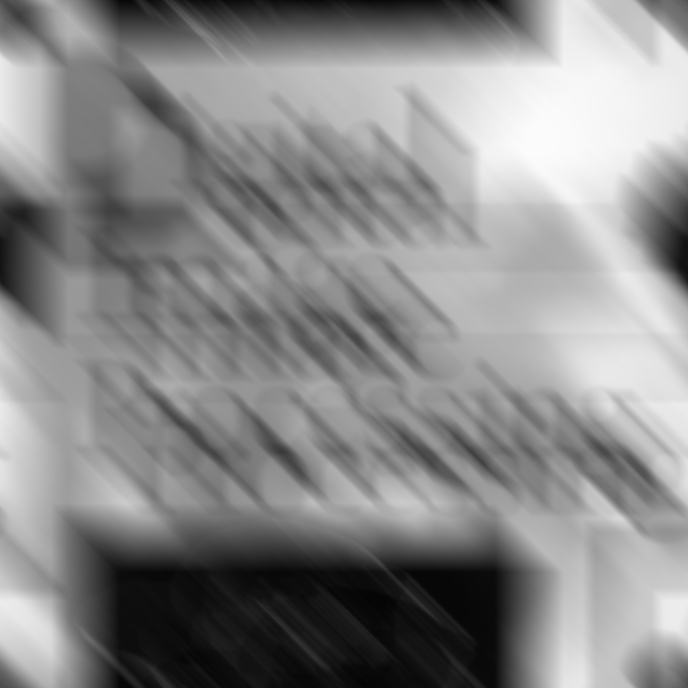
//> input picture fisheye/textbook_blur00065_688x688_1.png, 688 x 688 px
$ ./Source   (built with g++ and OpenCV 4)
//> lines starting //> are read from the running program, lines starting //| are printed output that depends on the picture
#define _CRT_SECURE_NO_DEPRECATE //去除fopen報警告
#include <stdio.h>
#include <cv.h>
#include <highgui.h>
#include <iostream>
#include <fstream>
#include <string>
using namespace cv;
using namespace std;
#define kappa 10000


// [24 lines left out: function sampleImage, not called in this run]
float xscale;
float yscale;
float xshift;
float yshift;
// [12 lines left out: functions getRadialX, getRadialY, not called in this run]
float thresh = 1;
// [201 lines left out: functions calc_shift, openRaw, Q1, Q1_2, not called in this run]

Mat HW6_2_1()
{
int height,width,step,channels,depth;
uchar* data1;
CvMat *dft_A;
CvMat *dft_B;
CvMat *dft_C;
IplImage* im;
IplImage* im1;
IplImage* image_ReB;
IplImage* image_ImB;

IplImage* image_ReC;
IplImage* image_ImC;
IplImage* complex_ImC;
CvScalar val;
IplImage* k_image_hdr;
int i,j,k;

FILE *fp;
fp = fopen("test.txt","w+");
int dft_M,dft_N;
int dft_M1,dft_N1;

CvMat* cvShowDFT1(IplImage*, int, int,char*);
void cvShowInvDFT1(IplImage*, CvMat*, int, int,char*);

im1 = cvLoadImage("textbook_blur00065_688x688_1.png");
//> im1 is the input picture: 688 rows x 688 cols, CV_8UC3; min 4, max 252, mean 137.8
cvNamedWindow("Original-Color", 0);
cvShowImage("Original-Color", im1);
im = cvLoadImage("textbook_blur00065_688x688_1.png", CV_LOAD_IMAGE_GRAYSCALE );


cvNamedWindow("Original-Gray", 0);
cvShowImage("Original-Gray", im);
IplImage* k_image;
int rowLength= 11;
long double kernels[11*11];
CvMat kernel;
int x,y;
long double PI_F=3.14159265358979;

//long double SIGMA = 0.84089642;
long double SIGMA = 0.014089642;
//long double SIGMA = 0.00184089642;
long double EPS = 2.718;
long double numerator,denominator;
long double value,value1;
long double a,b,c,d;

numerator = (pow((float)-3,2) + pow((float) 0,2))/(2*pow((float)SIGMA,2));
printf("Numerator=%f\n",numerator);
denominator = sqrt((float) (2 * PI_F * pow(SIGMA,2)));
printf("denominator=%1.8f\n",denominator);

value = (pow((float)EPS, (float)-numerator))/denominator;
printf("Value=%1.8f\n",value);
for(x = -5; x < 6; x++){
for (y = -5; y < 6; y++)
{
//numerator = (pow((float)x,2) + pow((float) y,2))/(2*pow((float)SIGMA,2));
numerator = (pow((float)x,2) + pow((float)y,2))/(2.0*pow(SIGMA,2));
denominator = sqrt((2.0 * 3.14159265358979 * pow(SIGMA,2)));
value = (pow(EPS,-numerator))/denominator;
printf(" %1.8f ",value);
kernels[x*rowLength +y+55] = (float)value;

}
printf("\n");
}
printf("———————————\n");
for (i=-5; i < 6; i++){
for(j=-5;j < 6;j++){
printf(" %1.8f ",kernels[i*rowLength +j+55]);
}
printf("\n");
}
kernel= cvMat(rowLength, // number of rows
rowLength, // number of columns
CV_32FC1, // matrix data type
&kernels);
k_image_hdr = cvCreateImageHeader( cvSize(rowLength,rowLength), IPL_DEPTH_32F,1);
k_image = cvGetImage(&kernel,k_image_hdr);

height = k_image->height;
width = k_image->width;
step = k_image->widthStep/sizeof(float);
depth = k_image->depth;
channels = k_image->nChannels;
//data1 = (float *)(k_image->imageData);
data1 = (uchar *)(k_image->imageData);
cvNamedWindow("blur kernel", 0);
cvShowImage("blur kernel", k_image);

dft_M = cvGetOptimalDFTSize( im->height - 1 );
//> dft_M = 720
dft_N = cvGetOptimalDFTSize( im->width - 1 );
//> dft_N = 720
//dft_M1 = cvGetOptimalDFTSize( im->height+99 – 1 );
//dft_N1 = cvGetOptimalDFTSize( im->width+99 – 1 );
dft_M1 = cvGetOptimalDFTSize( im->height+3 - 1 );
//> dft_M1 = 720
dft_N1 = cvGetOptimalDFTSize( im->width+3 - 1 );
//> dft_N1 = 720
printf("dft_N1=%d,dft_M1=%d\n",dft_N1,dft_M1);
//| dft_N1=720,dft_M1=720

// Perform DFT of original image
dft_A = cvShowDFT1(im, dft_M1, dft_N1,"original");
//Perform inverse (check)
//cvShowInvDFT1(im,dft_A,dft_M1,dft_N1, "original"); – Commented as it overwrites the DFT
// Perform DFT of kernel
dft_B = cvShowDFT1(k_image,dft_M1,dft_N1,"kernel");
//Perform inverse of kernel (check)
//cvShowInvDFT1(k_image,dft_B,dft_M1,dft_N1, "kernel");//- Commented as it overwrites the DFT
// Multiply numerator with complex conjugate
dft_C = cvCreateMat( dft_M1, dft_N1, CV_64FC2 );
printf("%d %d %d %d\n",dft_M,dft_N,dft_M1,dft_N1);

// Multiply DFT(blurred image) * complex conjugate of blur kernel
cvMulSpectrums(dft_A,dft_B,dft_C,CV_DXT_MUL_CONJ);
//cvShowInvDFT1(im,dft_C,dft_M1,dft_N1,"blur1?);

// Split Fourier in real and imaginary parts
image_ReC = cvCreateImage( cvSize(dft_N1, dft_M1), IPL_DEPTH_64F, 1);
image_ImC = cvCreateImage( cvSize(dft_N1, dft_M1), IPL_DEPTH_64F, 1);
complex_ImC = cvCreateImage( cvSize(dft_N1, dft_M1), IPL_DEPTH_64F, 2);
printf("%d %d %d %d\n", dft_M,dft_N,dft_M1,dft_N1);
//cvSplit( dft_C, image_ReC, image_ImC, 0, 0 );
cvSplit( dft_C, image_ReC, image_ImC, 0, 0 );

// Compute A^2 + B^2 of denominator or blur kernel
image_ReB = cvCreateImage( cvSize(dft_N1, dft_M1), IPL_DEPTH_64F, 1);
image_ImB = cvCreateImage( cvSize(dft_N1, dft_M1), IPL_DEPTH_64F, 1);

// Split Real and imaginary parts
cvSplit( dft_B, image_ReB, image_ImB, 0, 0 );
cvPow( image_ReB, image_ReB, 2.0);
cvPow( image_ImB, image_ImB, 2.0);
cvAdd(image_ReB, image_ImB, image_ReB,0);
val = cvScalarAll(kappa);
cvAddS(image_ReB,val,image_ReB,0);
//Divide Numerator/A^2 + B^2
cvDiv(image_ReC, image_ReB, image_ReC, 1.0);
cvDiv(image_ImC, image_ReB, image_ImC, 1.0);

// Merge Real and complex parts
cvMerge(image_ReC, image_ImC, NULL, NULL, complex_ImC);
// Perform Inverse
cvShowInvDFT1(im, (CvMat *)complex_ImC,dft_M1,dft_N1,"Weiner o/p k=10000 SIGMA=0.014089642");
cvSaveImage("HW6_2_1.png",im);
cvWaitKey(0);

return im;
}

CvMat* cvShowDFT1(IplImage* im, int dft_M, int dft_N,char* src)
{
//> called with dft_M = 720, dft_N = 720, src = "original"
IplImage* realInput;
IplImage* imaginaryInput;
IplImage* complexInput;
CvMat* dft_A, tmp;
IplImage* image_Re;
IplImage* image_Im;
char str[80];
double m, M;
realInput = cvCreateImage( cvGetSize(im), IPL_DEPTH_64F, 1);
imaginaryInput = cvCreateImage( cvGetSize(im), IPL_DEPTH_64F, 1);
complexInput = cvCreateImage( cvGetSize(im), IPL_DEPTH_64F, 2);
cvScale(im, realInput, 1.0, 0.0);
cvZero(imaginaryInput);
cvMerge(realInput, imaginaryInput, NULL, NULL, complexInput);

dft_A = cvCreateMat( dft_M, dft_N, CV_64FC2 );
image_Re = cvCreateImage( cvSize(dft_N, dft_M), IPL_DEPTH_64F, 1);
image_Im = cvCreateImage( cvSize(dft_N, dft_M), IPL_DEPTH_64F, 1);

// copy A to dft_A and pad dft_A with zeros
cvGetSubRect( dft_A, &tmp, cvRect(0,0, im->width, im->height));
cvCopy( complexInput, &tmp, NULL );
if( dft_A->cols > im->width )
{
cvGetSubRect( dft_A, &tmp, cvRect(im->width,0, dft_A->cols - im->width, im->height));
cvZero( &tmp );
}
// no need to pad bottom part of dft_A with zeros because of
// use nonzero_rows parameter in cvDFT() call below

cvDFT( dft_A, dft_A, CV_DXT_FORWARD, complexInput->height );
strcpy(str,"DFT -");
strcat(str,src);
cvNamedWindow(str, 0);

// Split Fourier in real and imaginary parts
cvSplit( dft_A, image_Re, image_Im, 0, 0 );
// Compute the magnitude of the spectrum Mag = sqrt(Re^2 + Im^2)
cvPow( image_Re, image_Re, 2.0);
cvPow( image_Im, image_Im, 2.0);
cvAdd( image_Re, image_Im, image_Re, NULL);
cvPow( image_Re, image_Re, 0.5 );

// Compute log(1 + Mag)
cvAddS( image_Re, cvScalarAll(1.0), image_Re, NULL ); // 1 + Mag
cvLog( image_Re, image_Re ); // log(1 + Mag)
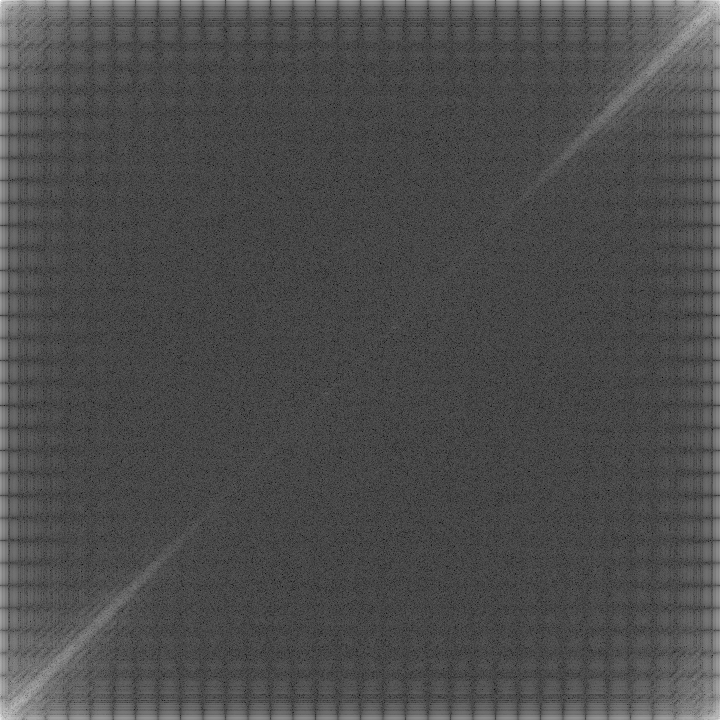
//> image_Re: 720 rows x 720 cols, CV_64FC1; min 0.492, max 17.99, mean 5.79; drawn with min black and max white
cvMinMaxLoc(image_Re, &m, &M, NULL, NULL, NULL);
//> m = 0.492; M = 17.99
cvScale(image_Re, image_Re, 1.0/(M-m), 1.0*(-m)/(M-m));
//> in cvShowDFT1 (call 2), `cvScale(image_Re, image_Re, 1.0/(M-m), 1.0*(-m)/(M-m));`: image_Re: 720 rows x 720 cols, CV_64FC1; every value is NaN or infinite
//| 720 720 720 720
//| 720 720 720 720
//> in HW6_2_1, `cvSplit( dft_C, image_ReC, image_ImC, 0, 0 );`: image_ReC: 720 rows x 720 cols, CV_64FC1; every value is 0
//> in HW6_2_1, `cvSplit( dft_C, image_ReC, image_ImC, 0, 0 );`: image_ImC: 720 rows x 720 cols, CV_64FC1; every value is 0
cvShowImage(str, image_Re);
return(dft_A);
}

void cvShowInvDFT1(IplImage* im, CvMat* dft_A, int dft_M, int dft_N,char* src)
{
//> called with dft_M = 720, dft_N = 720, src = "Weiner o/p k=10000 SIGMA=0.014089642"
IplImage* realInput;
IplImage* imaginaryInput;
IplImage* complexInput;
IplImage * image_Re;
IplImage * image_Im;
double m, M;
char str[80];
realInput = cvCreateImage( cvGetSize(im), IPL_DEPTH_64F, 1);
imaginaryInput = cvCreateImage( cvGetSize(im), IPL_DEPTH_64F, 1);
complexInput = cvCreateImage( cvGetSize(im), IPL_DEPTH_64F, 2);
image_Re = cvCreateImage( cvSize(dft_N, dft_M), IPL_DEPTH_64F, 1);
image_Im = cvCreateImage( cvSize(dft_N, dft_M), IPL_DEPTH_64F, 1);

//cvDFT( dft_A, dft_A, CV_DXT_INV_SCALE, complexInput->height );
cvDFT( dft_A, dft_A, CV_DXT_INV_SCALE, dft_M);
strcpy(str,"DFT INVERSE – ");
strcat(str,src);
cvNamedWindow(str, 0);
// Split Fourier in real and imaginary parts
cvSplit( dft_A, image_Re, image_Im, 0, 0 );
//> image_Im: 720 rows x 720 cols, CV_64FC1; every value is 0
// Compute the magnitude of the spectrum Mag = sqrt(Re^2 + Im^2)
cvPow( image_Re, image_Re, 2.0);
cvPow( image_Im, image_Im, 2.0);
//> image_Im: 720 rows x 720 cols, CV_64FC1; every value is 0
cvAdd( image_Re, image_Im, image_Re, NULL);
cvPow( image_Re, image_Re, 0.5 );

// Compute log(1 + Mag)
cvAddS( image_Re, cvScalarAll(1.0), image_Re, NULL ); // 1 + Mag
cvLog( image_Re, image_Re ); // log(1 + Mag)
cvMinMaxLoc(image_Re, &m, &M, NULL, NULL, NULL);
//> m = 0; M = 0
cvScale(image_Re, image_Re, 1.0/(M-m), 1.0*(-m)/(M-m));
//cvCvtColor(image_Re, image_Re, CV_GRAY2RGBA);
cvShowImage(str, image_Re);

}


// [170 lines left out: functions HW6_2_2, main, not called in this run]

// added to run one function of the file
int main() { HW6_2_1(); }
